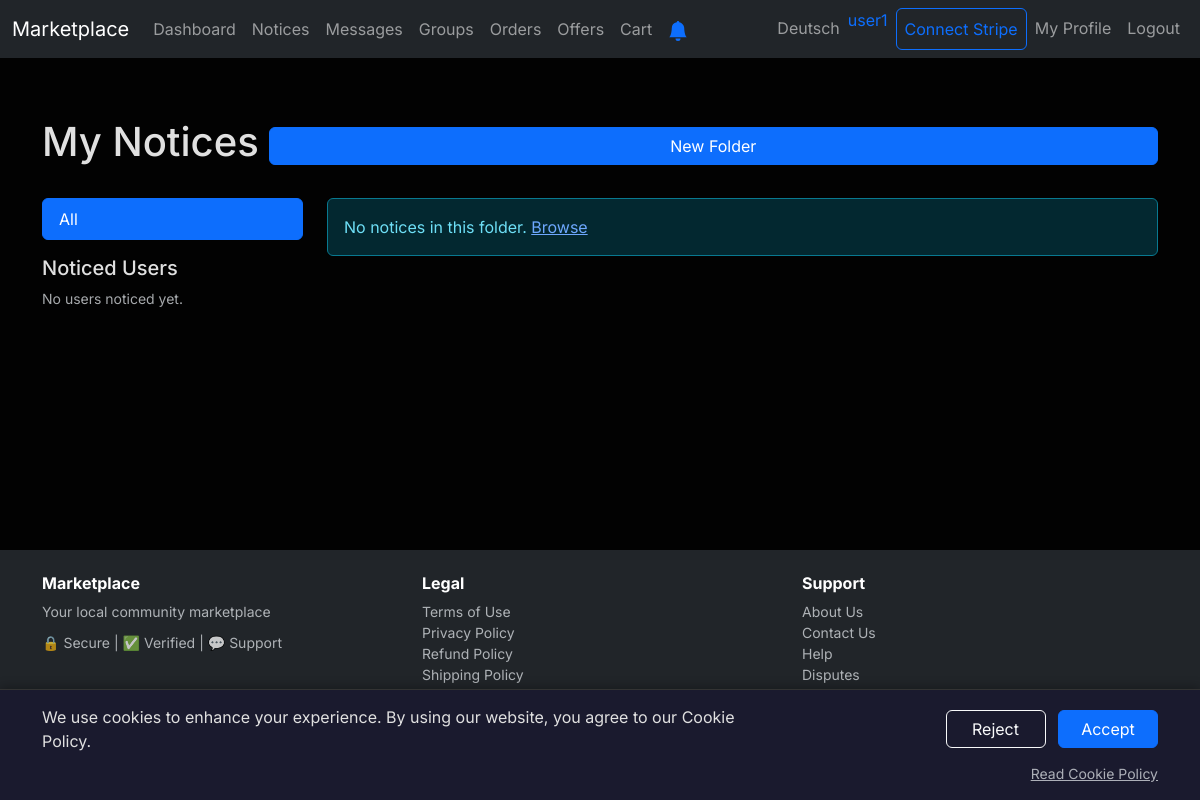
The app's page /notices (signed in), older data.
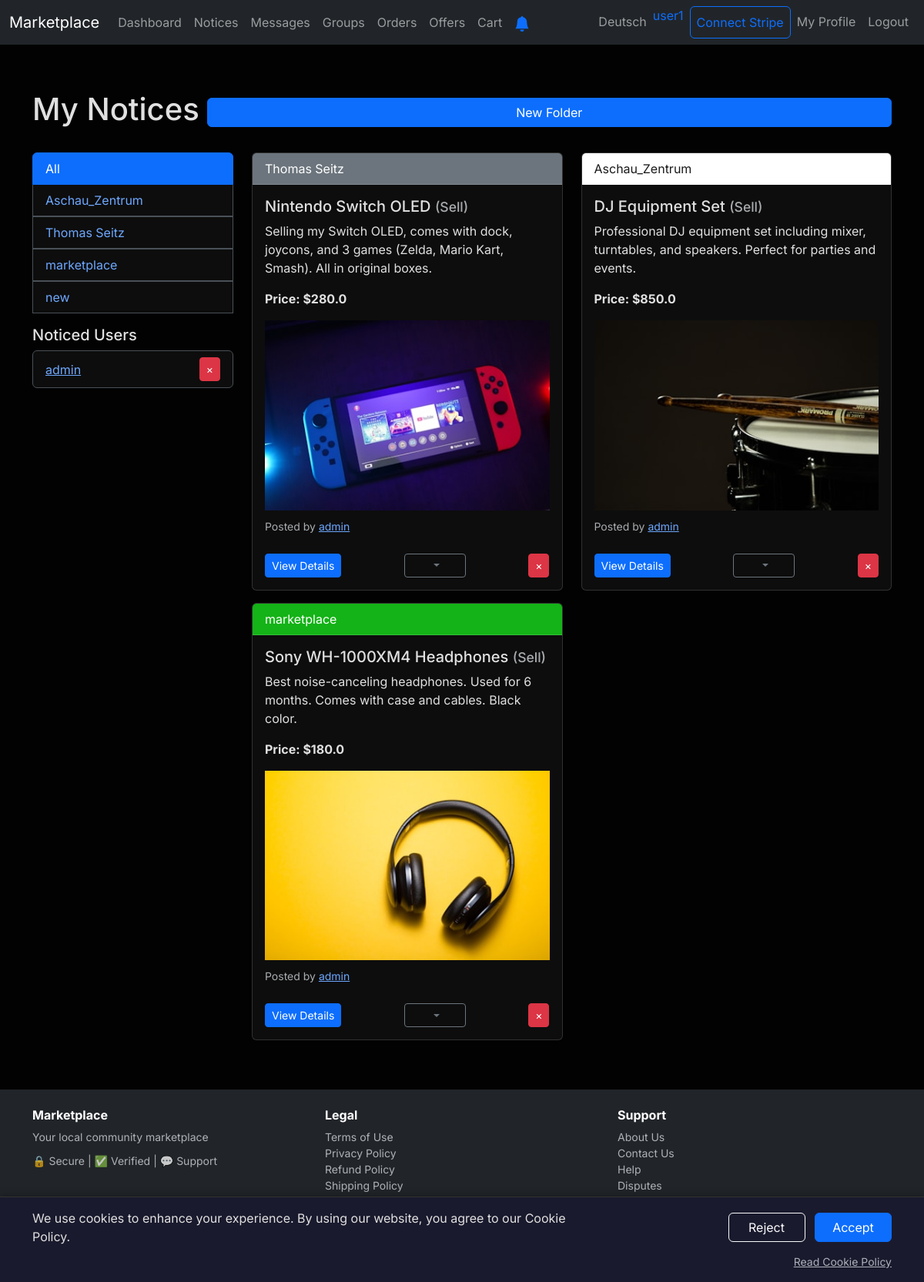
The same page, newer data.
### tables this page shows
CREATE TABLE notice_folders
                   (id INTEGER PRIMARY KEY, user_id INTEGER NOT NULL, name TEXT NOT NULL, color TEXT DEFAULT '#6c757d', created_at DATETIME DEFAULT CURRENT_TIMESTAMP, FOREIGN KEY (user_id) REFERENCES users(id));

CREATE TABLE users
                  (id INTEGER PRIMARY KEY, username TEXT UNIQUE, email TEXT UNIQUE, password TEXT, description TEXT, profile_picture TEXT, stripe_account_id TEXT, email_notifications INTEGER DEFAULT 1, notify_order INTEGER DEFAULT 1, notify_dispute INTEGER DEFAULT 1, notify_return INTEGER DEFAULT 1, notify_message INTEGER DEFAULT 1, email_verified INTEGER DEFAULT 0, return_address TEXT, verification_token TEXT, verification_sent_at DATETIME, reset_token TEXT, reset_sent_at DATETIME, created_at DATETIME, preferred_language TEXT DEFAULT 'en');

CREATE TABLE posts
                 (id INTEGER PRIMARY KEY, user_id INTEGER, title TEXT, description TEXT, type TEXT, image TEXT, links TEXT, timestamp DATETIME DEFAULT CURRENT_TIMESTAMP, price REAL, local_pickup INTEGER DEFAULT 1, shipping_available INTEGER DEFAULT 0, shipping_cost REAL DEFAULT 0, quantity INTEGER DEFAULT 1, is_active INTEGER DEFAULT 1, is_featured INTEGER DEFAULT 0, featured_until TEXT, featured_payment_id TEXT, location TEXT);

### app.py (the view)
@app.route('/notices')
def notices():
    if 'user_id' not in session:
        return redirect('/login')
    folder_id = request.args.get('folder', type=int)
    conn = sqlite3.connect('database.db')
    c = conn.cursor()
    c.execute("SELECT id, name, color FROM notice_folders WHERE user_id = ? ORDER BY name", (session['user_id'],))
    folders = c.fetchall()
    if folder_id:
        c.execute("""SELECT posts.id, posts.title, posts.description, posts.type, posts.image, posts.links, posts.price, posts.timestamp, users.username, n.folder_id, f.name, f.color
                     FROM notices n
                     JOIN posts ON n.post_id = posts.id
                     JOIN users ON posts.user_id = users.id
                     LEFT JOIN notice_folders f ON n.folder_id = f.id
                     WHERE n.user_id = ? AND n.folder_id = ?
                     ORDER BY n.post_id""", (session['user_id'], folder_id))
    else:
        c.execute("""SELECT posts.id, posts.title, posts.description, posts.type, posts.image, posts.links, posts.price, posts.timestamp, users.username, n.folder_id, f.name, f.color
                     FROM notices n
                     JOIN posts ON n.post_id = posts.id
                     JOIN users ON posts.user_id = users.id
                     LEFT JOIN notice_folders f ON n.folder_id = f.id
                     WHERE n.user_id = ?
                     ORDER BY n.folder_id NULLS FIRST, n.post_id""", (session['user_id'],))
    posts = c.fetchall()
    c.execute("SELECT users.username FROM noticed_users JOIN users ON noticed_users.noticed_user_id = users.id WHERE noticed_users.user_id = ? ORDER BY users.username", (session['user_id'],))
    noticed_users = [row[0] for row in c.fetchall()]
    conn.close()
    return render_template('notices.html', posts=posts, noticed_users=noticed_users, folders=folders, current_folder=folder_id, unread_messages=get_unread_messages_count(session['user_id']))

### app.py (called while the page is built)
def get_text_color(bg_color):
    if not bg_color or not bg_color.startswith('#'):
        return 'white'
    hex_color = bg_color.lstrip('#')
    if len(hex_color) != 6:
        return 'white'
    try:
        r, g, b = int(hex_color[0:2], 16), int(hex_color[2:4], 16), int(hex_color[4:6], 16)
        luminance = (0.299 * r + 0.587 * g + 0.114 * b) / 255
        return '#1a1a1a' if luminance > 0.5 else 'white'
    except:
        return 'white'

def get_unread_messages_count(user_id):
    if not user_id:
        return 0
    conn = sqlite3.connect('database.db')
    c = conn.cursor()
    c.execute("SELECT COUNT(*) FROM messages WHERE receiver_id = ? AND is_read = 0", (user_id,))
    count = c.fetchone()[0]
    conn.close()
    return count

### templates/notices.html (shortened to what the changed rows need)
{% extends "base.html" %} {% block title %}Notices - Marketplace{% endblock %}
{% block content %}
<div class="container mt-5">
  <div class="d-flex justify-content-between align-items-center mb-4">
    <h1>
      {% if session.get('lang') == 'de' %}Meine Merken{% else %}My Notices{% endif %}
    </h1>
  </div>
  <div class="row">
    <div class="col-md-3">
      <div class="list-group mb-3">
        <a href="/notices" class="list-group-item list-group-item-action {% if not current_folder %}active{% endif %}">
        </a>
        {% for folder in folders %}
        <div class="list-group-item list-group-item-action d-flex justify-content-between align-items-center {% if current_folder == folder[0] %}active{% endif %}" style="padding-right: 8px;">
          <a href="/notices?folder={{ folder[0] }}" class="text-decoration-none flex-grow-1 {% if current_folder == folder[0] %}text-white{% endif %}">
            <i class="bi bi-folder-fill" style="color: {{ folder[2] }}"></i> {{ folder[1] }}
          </a>
          <div class="btn-group">
            <button type="button" class="btn btn-sm btn-link {% if current_folder == folder[0] %}text-white{% else %}text-secondary{% endif %}" data-bs-toggle="dropdown" aria-expanded="false">
            </button>
          </div>
        </div>
        {% endfor %}
      </div>
      <h5>{% if session.get('lang') == 'de' %}Bemerkte Benutzer{% else %}Noticed Users{% endif %}</h5>
      {% if noticed_users %}
      <ul class="list-group">
        {% for user in noticed_users %}
        <li class="list-group-item d-flex justify-content-between align-items-center">
          <a href="/profile/{{ user }}">{{ user }}</a>
          <a href="/remove_notice_user/{{ user }}" class="btn btn-danger btn-sm">×</a>
        </li>
        {% endfor %}
      </ul>
      {% else %}
      <p class="text-muted small">{% if session.get('lang') == 'de' %}Noch keine Benutzer bemerkt.{% else %}No users noticed yet.{% endif %}</p>
      {% endif %}
    </div>
    <div class="col-md-9">
      <div class="row">
        {% for post in posts %}
        <div class="col-md-6 mb-3">
          <div class="card h-100">
            {% if post[9] and post[10] %}
            <div class="card-header" style="background-color: {{ post[11] }}; color: {{ get_text_color(post[11]) }};">
               {{ post[10] }}
            </div>
            {% endif %}
            <div class="card-body d-flex flex-column">
              <h5 class="card-title">
                {{ post[1] }} <small class="text-muted">({% if post[3] == 'sell' %}{% if session.get('lang') == 'de' %}Verkaufen{% else %}Sell{% endif %}{% elif post[3] == 'buy' %}{% if session.get('lang') == 'de' %}Kaufen{% else %}Buy{% endif %}{% elif post[3] == 'trade' %}{% if session.get('lang') == 'de' %}Tauschen{% else %}Trade{% endif %}{% elif post[3] == 'notification' %}{% if session.get('lang') == 'de' %}Benachrichtigung{% else %}Notification{% endif %}{% elif post[3] == 'giveaway' %}{% if session.get('lang') == 'de' %}Verschenken{% else %}Give Away{% endif %}{% else %}{{ post[3] }}{% endif %})</small>
              </h5>
              <p class="card-text">{{ post[2] }}</p>
              {% if post[6] %}
              <p><strong>{% if session.get('lang') == 'de' %}Preis:{% else %}Price:{% endif %} ${{ post[6] }}</strong></p>
              {% endif %}
              <img src="{{ post[4] or '/static/pictures/placeholder.png' }}" class="img-fluid mb-2" alt="Post Image" />
              <p class="card-text mt-auto">
                <small class="text-muted">{% if session.get('lang') == 'de' %}Gepostet von{% else %}Posted by{% endif %} <a href="/profile/{{ post[8] }}">{{ post[8] }}</a></small>
              </p>
              <div class="d-flex justify-content-between align-items-center mt-2">
                <a href="/post/{{ post[0] }}" class="btn btn-primary btn-sm">{% if session.get('lang') == 'de' %}Details{% else %}View Details{% endif %}</a>
                <div class="btn-group">
                  <button type="button" class="btn btn-outline-secondary btn-sm dropdown-toggle" data-bs-toggle="dropdown">
                  </button>
                </div>
                <a href="/remove_notice/{{ post[0] }}" class="btn btn-danger btn-sm">×</a>
              </div>
            </div>
          </div>
        </div>
        {% endfor %}
      </div>
      {% if not posts %}
      <div class="alert alert-info">
        {% if session.get('lang') == 'de' %}Keine Merken in diesem Ordner.{% else %}No notices in this folder.{% endif %}
        <a href="/dashboard">{% if session.get('lang') == 'de' %}Durchsuchen{% else %}Browse{% endif %}</a>
      </div>
      {% endif %}
    </div>
  </div>
</div>
{% endblock %}

Row changes from the older to the newer data that the page shows:
added notice_folders: name "Aschau_Zentrum", title "DJ Equipment Set", description "Professional DJ equipment set including mixer, turntables, and speakers. Perfect for parties and events.", price "850.0", image (picture), username "admin"
added notice_folders: name "Thomas Seitz", title "Nintendo Switch OLED", description "Selling my Switch OLED, comes with dock, joycons, and 3 games (Zelda, Mario Kart, Smash). All in original boxes.", price "280.0", image (picture), username "admin"
added notice_folders: name "marketplace", title "Sony WH-1000XM4 Headphones", description "Best noise-canceling headphones. Used for 6 months. Comes with case and cables. Black color.", price "180.0", image (picture), username "admin"
added notice_folders: name "new", shown under "My Notices"
now on this page (row edited): users: username "admin"
Text that changed along with them:
text no longer shown: "No users noticed yet. No notices in this folder. Browse"
